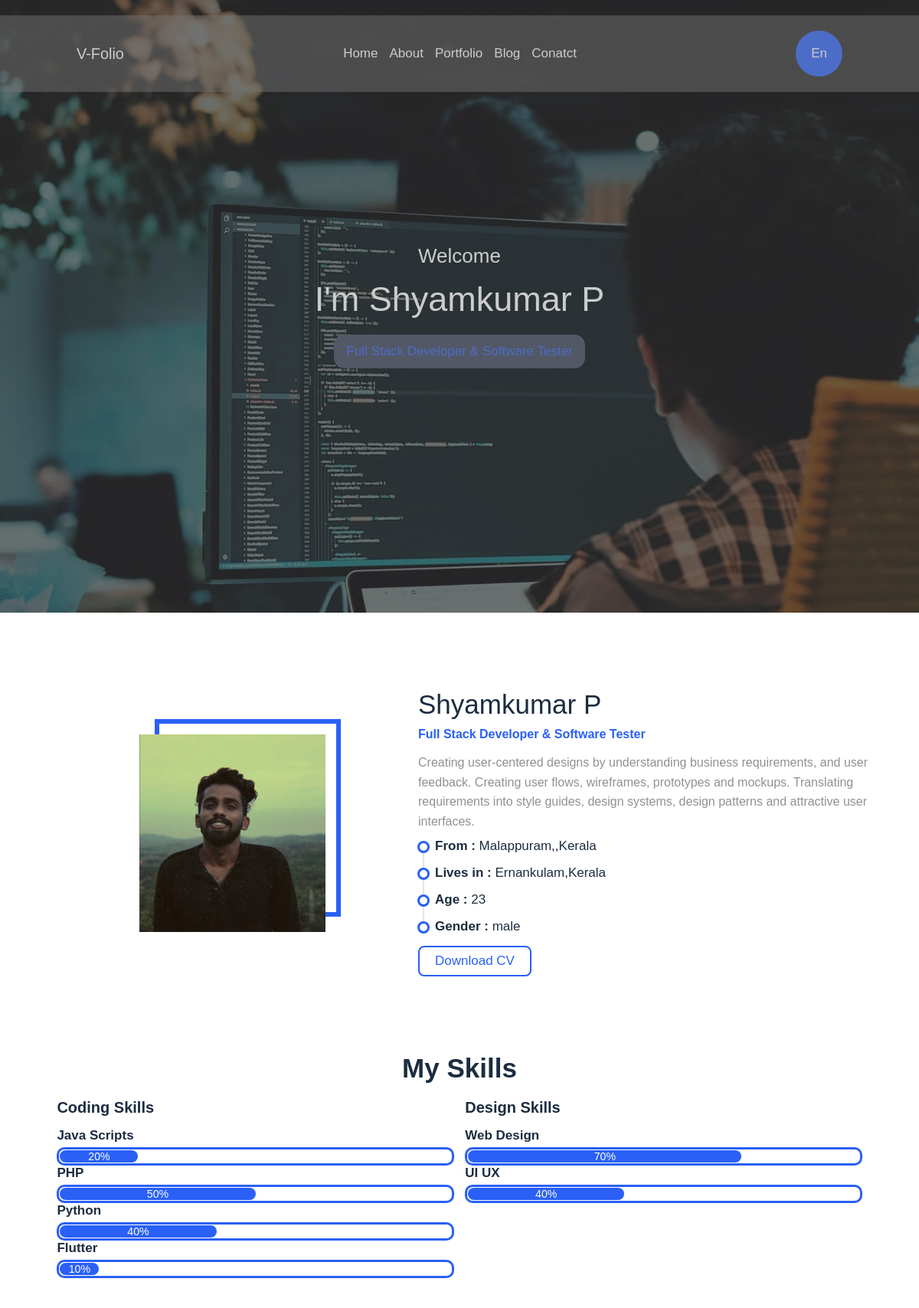
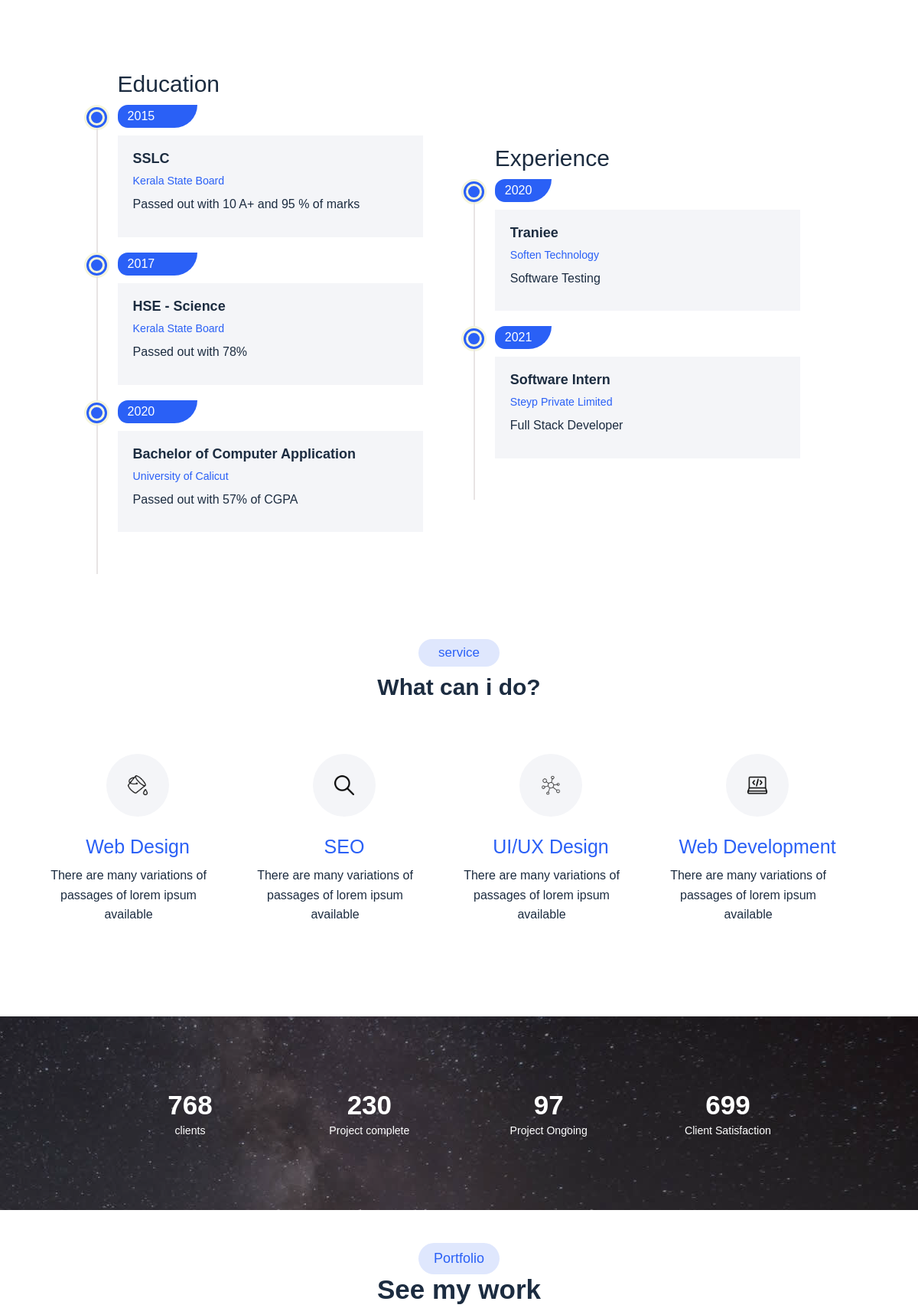
The page / (upper part) on the database its author committed (2 pictures, top to bottom).
### users/models.py (models this page shows, shortened)
class Profile(models.Model):
    user_id = models.AutoField(unique=True, primary_key=True)
    image = models.ImageField(upload_to="profile/")
    name = models.CharField(max_length=255)
    designation = models.CharField(max_length=255)
    address = models.ForeignKey("users.Address",on_delete = models.CASCADE,blank=True,null=True)
    description = models.TextField()
    age = models.IntegerField(blank=True,null=True)
    gender = models.TextField(choices=PROFILE_GENDER)
    resume = models.FileField(upload_to="profile/")
    class Meta:
        db_table = "users_profile"
        ordering = ["user_id"]

class Address(models.Model):
    district = models.CharField(max_length=255)
    state = models.CharField(max_length=255)
    area = models.CharField(max_length=255)

class Skill(models.Model):
    user_id = models.ForeignKey("users.Profile", on_delete = models.CASCADE,blank=True,null=True)
    name = models.CharField(max_length=255)

class SkillItem(models.Model):
    skill = models.ForeignKey("users.Skill", on_delete=CASCADE)
    rating = models.IntegerField()
    name = models.CharField(max_length=255)

class Education(models.Model):
    year = models.IntegerField()
    course = models.CharField(max_length=255)
    university = models.CharField(max_length=255)
    description = models.TextField()

class Experience(models.Model):
    year = models.IntegerField()
    course = models.CharField(max_length=255)
    university = models.CharField(max_length=255)
    description = models.TextField()

### works/models.py (models this page shows, shortened)
class Service(models.Model):
    image = models.FileField(upload_to="service/")
    title = models.CharField(max_length=255)
    description = models.TextField()

### web/views.py (the view)
# urls.py: path("",index, name="index"),
def index(request):
    profile = Profile.objects.get(user_id=1)
    skills = Skill.objects.filter(user_id=profile.pk)
    skill_items = SkillItem.objects.filter(skill__user_id=profile.pk)
    education = Education.objects.all()
    experience = Experience.objects.all()
    service = Service.objects.all()
    projects = Project.objects.all()
    total_clients = Client.objects.all()
    completed_project_count = projects.filter(is_completed_count=True).count()
    satisfied_client_count = projects.filter(is_satisfied_count=True).count()
    pending_projects_count = projects.filter(is_completed_count=False).count()
    catagories = Catagory.objects.all()
    clients = Client.objects.all()
    testimonial = Testimonial.objects.all()
    context = {
        "profile" : profile,
        "education" : education,
        "experience" : experience,
        "service" : service,
        "skills" : skills,
        "skill_items" : skill_items,
        "projects" : projects,
        "catagories" : catagories,
        "clients" : clients,
        "total_clients" : total_clients,
        "completed_project_count" :completed_project_count,
        "satisfied_client_count" :satisfied_client_count,
        "pending_projects_count" :pending_projects_count,
    }
    return render(request, "index.html",context = context)

### templates/index.html (shortened to what this page needs)
{% load static %}
<html lang="en">
    <head>
        <link rel="stylesheet" href="{% static 'css/style.css' %}" type="text/css" />
    </head>
        <body>
            <section id="spotlight">
                <section class="container">
                    <header>
                        <div class="left">
                            <h1>
                                <a href="#" class="logo">V-Folio</a>
                            </h1>
                        </div>
                        <div class="middle">
                            <ul>
                                <li><a href="#">Home</a></li>
                                <li><a href="#">About</a></li>
                                <li><a href="#">Portfolio</a></li>
                                <li><a href="#">Blog</a></li>
                                <li><a href="#">Conatct</a></li>
                            </ul>
                        </div>
                        <div class="right">
                            <a href="" class="button">En</a>
                        </div>
                    </header>
                        <section class="wrapper">
                            <small>Welcome</small>
                            <h1>I'm {{profile.name}}</h1>
                            <a href="#" class="text">{{profile.designation}}</a>
                        </section>
                </section>
            </section>
            <section id="profile">
                <section class="wrapper">
                    <div class="container">
                        <div class="left">
                            <div class="img-container">
                                <img src="{{profile.image.url}}" alt="" />
                            </div>
                        </div>
                        <div class="right">
                            <h1>{{profile.name}} </h1>
                            <h6>{{profile.designation}}</h6>
                            <p>
                                {{profile.description}}
                            </p>
                            <ul>
                                <li><h4><b>From : </b>{{profile.address.district}},{{profile.address.state}}</h4></li>
                                <li><h4><b>Lives in : </b>{{profile.address.area}},{{profile.address.state}}</h4></li>
                                <li><h4><b>Age : </b>{{profile.age}}</h4></li>
                                <li><h4><b>Gender : </b>{{profile.gender}}</h4></li>
                            </ul>
                            <a href="{{profile.resume.url}}" download="{{profile.resume.url}}" class="button">
                                Download CV
                            </a>
                        </div>
                    </div>
                </section>
            </section>
            <section id="myskills">
                <section class="wrapper">
                        <div class="top">
                            <h1>
                                My Skills
                            </h1>
                        </div>
                        <section class="container">
                            {% for skill in skills %}
                            <div class="box">
                                <div class="item">
                                    <h5>{{skill.name}}</h5>
                                    {% for skill_item in skill_items %}
                                        {% if skill_item.skill == skill %}
                                    <h4>
                                        {{skill_item.name}}
                                    </h4>
                                    <div class="skillbar">
                                        <div class="percentage" data-percentage="{{skill_item.rating}}">
                                            <small>
                                            {{skill_item.rating}}%
                                            </small>
                                        </div>
                                    </div>
                                        {% endif %}
                                    {% endfor %}
                                </div>
                            </div>
                            {% endfor %}
                        </section>
                </section>
            </section>
            <section id="education">
                <section class="wrapper">
                    <section class="items">
                        <div class="left">
                            <h3>Education</h3>
                            {% for educations in education %}
                            <div class="item">
                                <span class="current"><h2>{{educations.year}}</h2></span>
                                <div class="content">
                                    <h4>{{educations.course}}</h4>
                                    <small>{{educations.university}}</small>
                                    <p>{{educations.description}}</p>
                                </div>
                            </div>
                            {% endfor %}
                        </div>
                        <div class="right">
                            <h3>Experience</h3>
                            {% for experiences in experience %}
                                <div class="item">
                                    <span class="current"><h2>{{experiences.year}}</h2></span>
                                    <div class="content">
                                        <h4>{{experiences.course}}</h4>
                                        <small>{{experiences.university}}</small>
                                        <p>{{experiences.description}}</p>
                                    </div>
                                </div>
                            {% endfor %}
                        </div>
                    </section>
                </section>
            </section>
            <section id="service">
                <section class="wrapper">
                    <h4>service</h4>
                    <h1>What can i do?</h1>
                    <ul>
                        {% for services in service %}
                        <li>
                            <div class="image-container">
                                <img src="{{services.image.url}}" alt="paint-bucket" />
                            </div>
                            <h2>{{services.title}}</h2>
                            <p>{{services.description}}</p>
                        </li>
                        {% endfor %}
                    </ul>
                </section>
            </section>
            <section id="usercount">
                <section class="wrapper">
                    <div class="container">
                        <ul>
                            <li><h3>768</h3><h5>clients</h5></li>
                            <li><h3>230</h3><h5>Project complete</h5></li>
                            <li><h3>97</h3><h5>Project Ongoing</h5></li>
                            <li><h3>699</h3><h5>Client Satisfaction</h5></li>
                        </ul>
                    </div>
                </section>
            </section>
            <section id="portfolio">
                <section class="wrapper">
                    <section class="container">
                        <div class="top">
                            <h2>Portfolio</h2>
                            <h1>See my work</h1>
                        </div>
                    </section>
                </section>
            </section>
        </body>
</html>

### rows shown on the page
Profile: name "Shyamkumar P", designation "Full Stack Developer & Software Tester", image (picture), description "Creating user-centered designs by understanding business requirements, and user feedback. Creating user flows, wireframes, prototypes and mockups. Translating requirements into style guides, design systems, design patterns and attractive user interfaces.", address.district "Malappuram,", address.state "Kerala", address.area "Ernankulam", age "23", gender "male"
Skill: name "Coding Skills"
SkillItem: name "Java Scripts", rating "20"
SkillItem: name "PHP", rating "50"
SkillItem: name "Python", rating "40"
SkillItem: name "Flutter", rating "10"
Skill: name "Design Skills"
SkillItem: name "Web Design", rating "70"
SkillItem: name "UI UX", rating "40"
Education: year "2015", course "SSLC", university "Kerala State Board", description "Passed out with 10 A+ and 95 % of marks"
Education: year "2017", course "HSE - Science", university "Kerala State Board", description "Passed out with 78%"
Education: year "2020", course "Bachelor of Computer Application", university "University of Calicut", description "Passed out with 57% of CGPA"
Experience: year "2020", course "Traniee", university "Soften Technology", description "Software Testing"
Experience: year "2021", course "Software Intern", university "Steyp Private Limited", description "Full Stack Developer"
Service: image (picture), title "Web Design", description "There are many variations of passages of lorem ipsum available"
Service: image (picture), title "SEO", description "There are many variations of passages of lorem ipsum available"
Service: image (picture), title "UI/UX Design", description "There are many variations of passages of lorem ipsum available"
Service: image (picture), title "Web Development", description "There are many variations of passages of lorem ipsum available"
